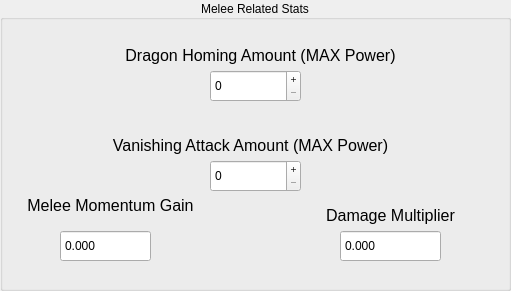
  <widget class="QGroupBox" name="MiscGroupBox">
   <property name="geometry">
    <rect>
     <x>20</x>
     <y>1140</y>
     <width>511</width>
     <height>291</height>
    </rect>
   </property>
   <property name="title">
    <string>Melee Related Stats</string>
   </property>
   <property name="alignment">
    <set>Qt::AlignCenter</set>
   </property>
   <widget class="QLabel" name="DragonHomingCntLbl">
    <property name="geometry">
     <rect>
      <x>100</x>
      <y>40</y>
      <width>321</width>
      <height>31</height>
     </rect>
    </property>
    <property name="font">
     <font>
      <pointsize>12</pointsize>
     </font>
    </property>
    <property name="toolTip">
     <string>The maximum amount of times Dragon Homing can be used after a single Full-Power Smash in MAX Power Mode.</string>
    </property>
    <property name="text">
     <string>Dragon Homing Amount (MAX Power)</string>
    </property>
    <property name="alignment">
     <set>Qt::AlignCenter</set>
    </property>
   </widget>
   <widget class="QSpinBox" name="VanishingAttackBox">
    <property name="geometry">
     <rect>
      <x>210</x>
      <y>160</y>
      <width>91</width>
      <height>32</height>
     </rect>
    </property>
    <property name="styleSheet">
     <string notr="true"/>
    </property>
    <property name="buttonSymbols">
     <enum>QAbstractSpinBox::PlusMinus</enum>
    </property>
    <property name="minimum">
     <number>0</number>
    </property>
    <property name="maximum">
     <number>255</number>
    </property>
    <property name="value">
     <number>0</number>
    </property>
   </widget>
   <widget class="QSpinBox" name="DragonHomingBox">
    <property name="geometry">
     <rect>
      <x>210</x>
      <y>70</y>
      <width>91</width>
      <height>32</height>
     </rect>
    </property>
    <property name="styleSheet">
     <string notr="true"/>
    </property>
    <property name="buttonSymbols">
     <enum>QAbstractSpinBox::PlusMinus</enum>
    </property>
    <property name="minimum">
     <number>0</number>
    </property>
    <property name="maximum">
     <number>255</number>
    </property>
    <property name="value">
     <number>0</number>
    </property>
   </widget>
   <widget class="QLabel" name="VanishingAttackLbl">
    <property name="geometry">
     <rect>
      <x>90</x>
      <y>130</y>
      <width>321</width>
      <height>31</height>
     </rect>
    </property>
    <property name="font">
     <font>
      <pointsize>12</pointsize>
     </font>
    </property>
    <property name="toolTip">
     <string>The maximum amount of times Vanishing Attack can be used after a single Full-Power Smash in MAX Power Mode.</string>
    </property>
    <property name="text">
     <string>Vanishing Attack Amount (MAX Power)</string>
    </property>
    <property name="alignment">
     <set>Qt::AlignCenter</set>
    </property>
   </widget>
   <widget class="QDoubleSpinBox" name="ChargeBarSpdBox">
    <property name="geometry">
     <rect>
      <x>60</x>
      <y>230</y>
      <width>91</width>
      <height>32</height>
     </rect>
    </property>
    <property name="styleSheet">
     <string notr="true"/>
    </property>
    <property name="buttonSymbols">
     <enum>QAbstractSpinBox::NoButtons</enum>
    </property>
    <property name="decimals">
     <number>3</number>
    </property>
    <property name="maximum">
     <double>100000.000000000000000</double>
    </property>
    <property name="singleStep">
     <double>0.100000000000000</double>
    </property>
   </widget>
   <widget class="QLabel" name="ChargeBarSpdLbl">
    <property name="geometry">
     <rect>
      <x>10</x>
      <y>190</y>
      <width>201</width>
      <height>31</height>
     </rect>
    </property>
    <property name="font">
     <font>
      <pointsize>12</pointsize>
     </font>
    </property>
    <property name="toolTip">
     <string>&lt;html&gt;&lt;head/&gt;&lt;body&gt;&lt;p&gt;&lt;span style=&quot; font-size:10pt;&quot;&gt;The speed at which a chargable melee attack will charge. &lt;/span&gt;&lt;/p&gt;&lt;/body&gt;&lt;/html&gt;</string>
    </property>
    <property name="text">
     <string>Melee Momentum Gain</string>
    </property>
    <property name="textFormat">
     <enum>Qt::PlainText</enum>
    </property>
    <property name="alignment">
     <set>Qt::AlignCenter</set>
    </property>
   </widget>
   <widget class="QDoubleSpinBox" name="DmgMulBox">
    <property name="geometry">
     <rect>
      <x>340</x>
      <y>230</y>
      <width>101</width>
      <height>32</height>
     </rect>
    </property>
    <property name="styleSheet">
     <string notr="true"/>
    </property>
    <property name="buttonSymbols">
     <enum>QAbstractSpinBox::NoButtons</enum>
    </property>
    <property name="decimals">
     <number>3</number>
    </property>
    <property name="maximum">
     <double>100000.000000000000000</double>
    </property>
    <property name="singleStep">
     <double>0.100000000000000</double>
    </property>
   </widget>
   <widget class="QLabel" name="DmgMulLbl">
    <property name="geometry">
     <rect>
      <x>310</x>
      <y>200</y>
      <width>161</width>
      <height>31</height>
     </rect>
    </property>
    <property name="font">
     <font>
      <pointsize>12</pointsize>
     </font>
    </property>
    <property name="toolTip">
     <string>Self-explanatory, really. Multiplies the damage.</string>
    </property>
    <property name="text">
     <string>Damage Multiplier</string>
    </property>
    <property name="alignment">
     <set>Qt::AlignCenter</set>
    </property>
   </widget>
  </widget>
